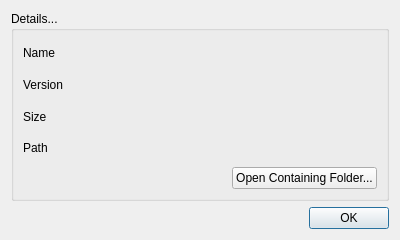
<?xml version="1.0" encoding="UTF-8"?>
<ui version="4.0">
 <class>depgraphV::ProjectInfoDialog</class>
 <widget class="QDialog" name="depgraphV::ProjectInfoDialog">
  <property name="geometry">
   <rect>
    <x>0</x>
    <y>0</y>
    <width>400</width>
    <height>240</height>
   </rect>
  </property>
  <property name="minimumSize">
   <size>
    <width>400</width>
    <height>240</height>
   </size>
  </property>
  <property name="maximumSize">
   <size>
    <width>400</width>
    <height>240</height>
   </size>
  </property>
  <property name="windowTitle">
   <string>Project Info</string>
  </property>
  <layout class="QVBoxLayout" name="verticalLayout">
   <item>
    <widget class="QGroupBox" name="detailsGroupBox">
     <property name="title">
      <string>Details...</string>
     </property>
     <layout class="QGridLayout" name="gridLayout">
      <item row="0" column="0">
       <widget class="QLabel" name="nameLabel">
        <property name="text">
         <string>Name</string>
        </property>
       </widget>
      </item>
      <item row="1" column="0">
       <widget class="QLabel" name="versionLabel">
        <property name="text">
         <string>Version</string>
        </property>
       </widget>
      </item>
      <item row="2" column="0">
       <widget class="QLabel" name="sizeLabel">
        <property name="text">
         <string>Size</string>
        </property>
       </widget>
      </item>
      <item row="5" column="0">
       <widget class="QLabel" name="pathLabel">
        <property name="text">
         <string>Path</string>
        </property>
       </widget>
      </item>
      <item row="0" column="1" colspan="2">
       <widget class="QLabel" name="name">
        <property name="text">
         <string notr="true"/>
        </property>
       </widget>
      </item>
      <item row="1" column="1" colspan="2">
       <widget class="QLabel" name="version">
        <property name="text">
         <string notr="true"/>
        </property>
       </widget>
      </item>
      <item row="2" column="1" colspan="2">
       <widget class="QLabel" name="size">
        <property name="text">
         <string notr="true"/>
        </property>
       </widget>
      </item>
      <item row="5" column="1" colspan="2">
       <widget class="QLabel" name="path">
        <property name="text">
         <string notr="true"/>
        </property>
       </widget>
      </item>
      <item row="6" column="2">
       <widget class="QPushButton" name="openFolderButton">
        <property name="text">
         <string>Open Containing Folder...</string>
        </property>
       </widget>
      </item>
     </layout>
    </widget>
   </item>
   <item>
    <widget class="QDialogButtonBox" name="buttonBox">
     <property name="orientation">
      <enum>Qt::Horizontal</enum>
     </property>
     <property name="standardButtons">
      <set>QDialogButtonBox::Ok</set>
     </property>
    </widget>
   </item>
  </layout>
 </widget>
 <resources/>
 <connections>
  <connection>
   <sender>buttonBox</sender>
   <signal>accepted()</signal>
   <receiver>depgraphV::ProjectInfoDialog</receiver>
   <slot>close()</slot>
   <hints>
    <hint type="sourcelabel">
     <x>160</x>
     <y>215</y>
    </hint>
    <hint type="destinationlabel">
     <x>159</x>
     <y>119</y>
    </hint>
   </hints>
  </connection>
  <connection>
   <sender>openFolderButton</sender>
   <signal>clicked()</signal>
   <receiver>depgraphV::ProjectInfoDialog</receiver>
   <slot>_openContainingFolder()</slot>
   <hints>
    <hint type="sourcelabel">
     <x>207</x>
     <y>169</y>
    </hint>
    <hint type="destinationlabel">
     <x>159</x>
     <y>119</y>
    </hint>
   </hints>
  </connection>
 </connections>
 <slots>
  <slot>_openContainingFolder()</slot>
 </slots>
</ui>
